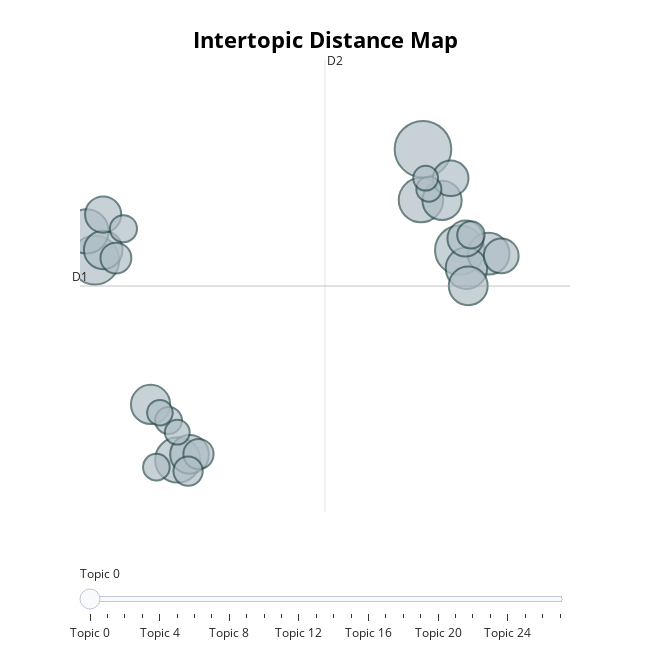

The code cell stored with this chart in its notebook:
### Code cell
kpop_kr_topic_model.visualize_topics()

### Figure 1 — Plotly figure (JSON) as saved in the notebook; plotly's stock layout.template omitted (floating-point values rounded to 4 significant figures; data arrays with more than 128 entries replaced by an {"elided": "..."} marker saying what was removed)
{"data": [{"customdata": {"elided": "28x5 mixed values"}, "hovertemplate": "<b>Topic %{customdata[2]}</b><br>Words: %{customdata[3]}<br>Size: %{customdata[4]}", "legendgroup": "", "marker": {"color": "#B0BEC5", "line": {"color": "DarkSlateGrey", "width": 2}, "size": [235, 179, 175, 150, 145, 143, 128, 126, 113, 113, 111, 110, 109, 96, 95, 93, 89, 70, 67, 63, 55, 54, 53, 52, 48, 46, 45, 45], "sizemode": "area", "sizeref": 0.1469, "symbol": "circle"}, "mode": "markers", "name": "", "orientation": "v", "showlegend": false, "type": "scatter", "x": [10.37, 11.38, 1.423, 3.683, 10.32, 1.196, 12.17, 11.56, 2.943, 10.9, 11.61, 4.005, 1.65, 1.648, 11.53, 11.13, 12.51, 1.997, 4.25, 3.966, 11.68, 2.202, 3.432, 3.101, 3.197, 10.54, 10.45, 3.671], "xaxis": "x", "y": [14.84, 12.32, 12.07, 7.081, 13.57, 12.79, 12.23, 11.87, 8.466, 13.56, 11.43, 7.22, 12.32, 13.21, 12.61, 14.11, 12.17, 12.12, 7.229, 6.802, 12.7, 12.85, 8.064, 6.901, 8.26, 13.84, 14.11, 7.774], "yaxis": "y"}], "layout": {"annotations": [{"showarrow": false, "text": "D1", "x": 1.017, "y": 11.42, "yshift": 10}, {"showarrow": false, "text": "D2", "x": 7.702, "xshift": 10, "y": 17.06}], "height": 650, "hoverlabel": {"bgcolor": "white", "font": {"family": "Rockwell", "size": 16}}, "legend": {"itemsizing": "constant", "tracegroupgap": 0}, "margin": {"t": 60}, "shapes": [{"line": {"color": "#CFD8DC", "width": 2}, "type": "line", "x0": 7.702, "x1": 7.702, "y0": 5.782, "y1": 17.06}, {"line": {"color": "#9E9E9E", "width": 2}, "type": "line", "x0": 1.017, "x1": 14.39, "y0": 11.42, "y1": 11.42}], "sliders": [{"active": 0, "pad": {"t": 50}, "steps": [{"args": [{"marker.color": [["red", "#B0BEC5", "#B0BEC5", "#B0BEC5", "#B0BEC5", "#B0BEC5", "#B0BEC5", "#B0BEC5", "#B0BEC5", "#B0BEC5", "#B0BEC5", "#B0BEC5", "#B0BEC5", "#B0BEC5", "#B0BEC5", "#B0BEC5", "#B0BEC5", "#B0BEC5", "#B0BEC5", "#B0BEC5", "#B0BEC5", "#B0BEC5", "#B0BEC5", "#B0BEC5", "#B0BEC5", "#B0BEC5", "#B0BEC5", "#B0BEC5"]]}], "label": "Topic 0", "method": "update"}, {"args": [{"marker.color": [["#B0BEC5", "red", "#B0BEC5", "#B0BEC5", "#B0BEC5", "#B0BEC5", "#B0BEC5", "#B0BEC5", "#B0BEC5", "#B0BEC5", "#B0BEC5", "#B0BEC5", "#B0BEC5", "#B0BEC5", "#B0BEC5", "#B0BEC5", "#B0BEC5", "#B0BEC5", "#B0BEC5", "#B0BEC5", "#B0BEC5", "#B0BEC5", "#B0BEC5", "#B0BEC5", "#B0BEC5", "#B0BEC5", "#B0BEC5", "#B0BEC5"]]}], "label": "Topic 1", "method": "update"}, {"args": [{"marker.color": [["#B0BEC5", "#B0BEC5", "red", "#B0BEC5", "#B0BEC5", "#B0BEC5", "#B0BEC5", "#B0BEC5", "#B0BEC5", "#B0BEC5", "#B0BEC5", "#B0BEC5", "#B0BEC5", "#B0BEC5", "#B0BEC5", "#B0BEC5", "#B0BEC5", "#B0BEC5", "#B0BEC5", "#B0BEC5", "#B0BEC5", "#B0BEC5", "#B0BEC5", "#B0BEC5", "#B0BEC5", "#B0BEC5", "#B0BEC5", "#B0BEC5"]]}], "label": "Topic 2", "method": "update"}, {"args": [{"marker.color": [["#B0BEC5", "#B0BEC5", "#B0BEC5", "red", "#B0BEC5", "#B0BEC5", "#B0BEC5", "#B0BEC5", "#B0BEC5", "#B0BEC5", "#B0BEC5", "#B0BEC5", "#B0BEC5", "#B0BEC5", "#B0BEC5", "#B0BEC5", "#B0BEC5", "#B0BEC5", "#B0BEC5", "#B0BEC5", "#B0BEC5", "#B0BEC5", "#B0BEC5", "#B0BEC5", "#B0BEC5", "#B0BEC5", "#B0BEC5", "#B0BEC5"]]}], "label": "Topic 3", "method": "update"}, {"args": [{"marker.color": [["#B0BEC5", "#B0BEC5", "#B0BEC5", "#B0BEC5", "red", "#B0BEC5", "#B0BEC5", "#B0BEC5", "#B0BEC5", "#B0BEC5", "#B0BEC5", "#B0BEC5", "#B0BEC5", "#B0BEC5", "#B0BEC5", "#B0BEC5", "#B0BEC5", "#B0BEC5", "#B0BEC5", "#B0BEC5", "#B0BEC5", "#B0BEC5", "#B0BEC5", "#B0BEC5", "#B0BEC5", "#B0BEC5", "#B0BEC5", "#B0BEC5"]]}], "label": "Topic 4", "method": "update"}, {"args": [{"marker.color": [["#B0BEC5", "#B0BEC5", "#B0BEC5", "#B0BEC5", "#B0BEC5", "red", "#B0BEC5", "#B0BEC5", "#B0BEC5", "#B0BEC5", "#B0BEC5", "#B0BEC5", "#B0BEC5", "#B0BEC5", "#B0BEC5", "#B0BEC5", "#B0BEC5", "#B0BEC5", "#B0BEC5", "#B0BEC5", "#B0BEC5", "#B0BEC5", "#B0BEC5", "#B0BEC5", "#B0BEC5", "#B0BEC5", "#B0BEC5", "#B0BEC5"]]}], "label": "Topic 5", "method": "update"}, {"args": [{"marker.color": [["#B0BEC5", "#B0BEC5", "#B0BEC5", "#B0BEC5", "#B0BEC5", "#B0BEC5", "red", "#B0BEC5", "#B0BEC5", "#B0BEC5", "#B0BEC5", "#B0BEC5", "#B0BEC5", "#B0BEC5", "#B0BEC5", "#B0BEC5", "#B0BEC5", "#B0BEC5", "#B0BEC5", "#B0BEC5", "#B0BEC5", "#B0BEC5", "#B0BEC5", "#B0BEC5", "#B0BEC5", "#B0BEC5", "#B0BEC5", "#B0BEC5"]]}], "label": "Topic 6", "method": "update"}, {"args": [{"marker.color": [["#B0BEC5", "#B0BEC5", "#B0BEC5", "#B0BEC5", "#B0BEC5", "#B0BEC5", "#B0BEC5", "red", "#B0BEC5", "#B0BEC5", "#B0BEC5", "#B0BEC5", "#B0BEC5", "#B0BEC5", "#B0BEC5", "#B0BEC5", "#B0BEC5", "#B0BEC5", "#B0BEC5", "#B0BEC5", "#B0BEC5", "#B0BEC5", "#B0BEC5", "#B0BEC5", "#B0BEC5", "#B0BEC5", "#B0BEC5", "#B0BEC5"]]}], "label": "Topic 7", "method": "update"}, {"args": [{"marker.color": [["#B0BEC5", "#B0BEC5", "#B0BEC5", "#B0BEC5", "#B0BEC5", "#B0BEC5", "#B0BEC5", "#B0BEC5", "red", "#B0BEC5", "#B0BEC5", "#B0BEC5", "#B0BEC5", "#B0BEC5", "#B0BEC5", "#B0BEC5", "#B0BEC5", "#B0BEC5", "#B0BEC5", "#B0BEC5", "#B0BEC5", "#B0BEC5", "#B0BEC5", "#B0BEC5", "#B0BEC5", "#B0BEC5", "#B0BEC5", "#B0BEC5"]]}], "label": "Topic 8", "method": "update"}, {"args": [{"marker.color": [["#B0BEC5", "#B0BEC5", "#B0BEC5", "#B0BEC5", "#B0BEC5", "#B0BEC5", "#B0BEC5", "#B0BEC5", "#B0BEC5", "red", "#B0BEC5", "#B0BEC5", "#B0BEC5", "#B0BEC5", "#B0BEC5", "#B0BEC5", "#B0BEC5", "#B0BEC5", "#B0BEC5", "#B0BEC5", "#B0BEC5", "#B0BEC5", "#B0BEC5", "#B0BEC5", "#B0BEC5", "#B0BEC5", "#B0BEC5", "#B0BEC5"]]}], "label": "Topic 9", "method": "update"}, {"args": [{"marker.color": [["#B0BEC5", "#B0BEC5", "#B0BEC5", "#B0BEC5", "#B0BEC5", "#B0BEC5", "#B0BEC5", "#B0BEC5", "#B0BEC5", "#B0BEC5", "red", "#B0BEC5", "#B0BEC5", "#B0BEC5", "#B0BEC5", "#B0BEC5", "#B0BEC5", "#B0BEC5", "#B0BEC5", "#B0BEC5", "#B0BEC5", "#B0BEC5", "#B0BEC5", "#B0BEC5", "#B0BEC5", "#B0BEC5", "#B0BEC5", "#B0BEC5"]]}], "label": "Topic 10", "method": "update"}, {"args": [{"marker.color": [["#B0BEC5", "#B0BEC5", "#B0BEC5", "#B0BEC5", "#B0BEC5", "#B0BEC5", "#B0BEC5", "#B0BEC5", "#B0BEC5", "#B0BEC5", "#B0BEC5", "red", "#B0BEC5", "#B0BEC5", "#B0BEC5", "#B0BEC5", "#B0BEC5", "#B0BEC5", "#B0BEC5", "#B0BEC5", "#B0BEC5", "#B0BEC5", "#B0BEC5", "#B0BEC5", "#B0BEC5", "#B0BEC5", "#B0BEC5", "#B0BEC5"]]}], "label": "Topic 11", "method": "update"}, {"args": [{"marker.color": [["#B0BEC5", "#B0BEC5", "#B0BEC5", "#B0BEC5", "#B0BEC5", "#B0BEC5", "#B0BEC5", "#B0BEC5", "#B0BEC5", "#B0BEC5", "#B0BEC5", "#B0BEC5", "red", "#B0BEC5", "#B0BEC5", "#B0BEC5", "#B0BEC5", "#B0BEC5", "#B0BEC5", "#B0BEC5", "#B0BEC5", "#B0BEC5", "#B0BEC5", "#B0BEC5", "#B0BEC5", "#B0BEC5", "#B0BEC5", "#B0BEC5"]]}], "label": "Topic 12", "method": "update"}, {"args": [{"marker.color": [["#B0BEC5", "#B0BEC5", "#B0BEC5", "#B0BEC5", "#B0BEC5", "#B0BEC5", "#B0BEC5", "#B0BEC5", "#B0BEC5", "#B0BEC5", "#B0BEC5", "#B0BEC5", "#B0BEC5", "red", "#B0BEC5", "#B0BEC5", "#B0BEC5", "#B0BEC5", "#B0BEC5", "#B0BEC5", "#B0BEC5", "#B0BEC5", "#B0BEC5", "#B0BEC5", "#B0BEC5", "#B0BEC5", "#B0BEC5", "#B0BEC5"]]}], "label": "Topic 13", "method": "update"}, {"args": [{"marker.color": [["#B0BEC5", "#B0BEC5", "#B0BEC5", "#B0BEC5", "#B0BEC5", "#B0BEC5", "#B0BEC5", "#B0BEC5", "#B0BEC5", "#B0BEC5", "#B0BEC5", "#B0BEC5", "#B0BEC5", "#B0BEC5", "red", "#B0BEC5", "#B0BEC5", "#B0BEC5", "#B0BEC5", "#B0BEC5", "#B0BEC5", "#B0BEC5", "#B0BEC5", "#B0BEC5", "#B0BEC5", "#B0BEC5", "#B0BEC5", "#B0BEC5"]]}], "label": "Topic 14", "method": "update"}, {"args": [{"marker.color": [["#B0BEC5", "#B0BEC5", "#B0BEC5", "#B0BEC5", "#B0BEC5", "#B0BEC5", "#B0BEC5", "#B0BEC5", "#B0BEC5", "#B0BEC5", "#B0BEC5", "#B0BEC5", "#B0BEC5", "#B0BEC5", "#B0BEC5", "red", "#B0BEC5", "#B0BEC5", "#B0BEC5", "#B0BEC5", "#B0BEC5", "#B0BEC5", "#B0BEC5", "#B0BEC5", "#B0BEC5", "#B0BEC5", "#B0BEC5", "#B0BEC5"]]}], "label": "Topic 15", "method": "update"}, {"args": [{"marker.color": [["#B0BEC5", "#B0BEC5", "#B0BEC5", "#B0BEC5", "#B0BEC5", "#B0BEC5", "#B0BEC5", "#B0BEC5", "#B0BEC5", "#B0BEC5", "#B0BEC5", "#B0BEC5", "#B0BEC5", "#B0BEC5", "#B0BEC5", "#B0BEC5", "red", "#B0BEC5", "#B0BEC5", "#B0BEC5", "#B0BEC5", "#B0BEC5", "#B0BEC5", "#B0BEC5", "#B0BEC5", "#B0BEC5", "#B0BEC5", "#B0BEC5"]]}], "label": "Topic 16", "method": "update"}, {"args": [{"marker.color": [["#B0BEC5", "#B0BEC5", "#B0BEC5", "#B0BEC5", "#B0BEC5", "#B0BEC5", "#B0BEC5", "#B0BEC5", "#B0BEC5", "#B0BEC5", "#B0BEC5", "#B0BEC5", "#B0BEC5", "#B0BEC5", "#B0BEC5", "#B0BEC5", "#B0BEC5", "red", "#B0BEC5", "#B0BEC5", "#B0BEC5", "#B0BEC5", "#B0BEC5", "#B0BEC5", "#B0BEC5", "#B0BEC5", "#B0BEC5", "#B0BEC5"]]}], "label": "Topic 17", "method": "update"}, {"args": [{"marker.color": [["#B0BEC5", "#B0BEC5", "#B0BEC5", "#B0BEC5", "#B0BEC5", "#B0BEC5", "#B0BEC5", "#B0BEC5", "#B0BEC5", "#B0BEC5", "#B0BEC5", "#B0BEC5", "#B0BEC5", "#B0BEC5", "#B0BEC5", "#B0BEC5", "#B0BEC5", "#B0BEC5", "red", "#B0BEC5", "#B0BEC5", "#B0BEC5", "#B0BEC5", "#B0BEC5", "#B0BEC5", "#B0BEC5", "#B0BEC5", "#B0BEC5"]]}], "label": "Topic 18", "method": "update"}, {"args": [{"marker.color": [["#B0BEC5", "#B0BEC5", "#B0BEC5", "#B0BEC5", "#B0BEC5", "#B0BEC5", "#B0BEC5", "#B0BEC5", "#B0BEC5", "#B0BEC5", "#B0BEC5", "#B0BEC5", "#B0BEC5", "#B0BEC5", "#B0BEC5", "#B0BEC5", "#B0BEC5", "#B0BEC5", "#B0BEC5", "red", "#B0BEC5", "#B0BEC5", "#B0BEC5", "#B0BEC5", "#B0BEC5", "#B0BEC5", "#B0BEC5", "#B0BEC5"]]}], "label": "Topic 19", "method": "update"}, {"args": [{"marker.color": [["#B0BEC5", "#B0BEC5", "#B0BEC5", "#B0BEC5", "#B0BEC5", "#B0BEC5", "#B0BEC5", "#B0BEC5", "#B0BEC5", "#B0BEC5", "#B0BEC5", "#B0BEC5", "#B0BEC5", "#B0BEC5", "#B0BEC5", "#B0BEC5", "#B0BEC5", "#B0BEC5", "#B0BEC5", "#B0BEC5", "red", "#B0BEC5", "#B0BEC5", "#B0BEC5", "#B0BEC5", "#B0BEC5", "#B0BEC5", "#B0BEC5"]]}], "label": "Topic 20", "method": "update"}, {"args": [{"marker.color": [["#B0BEC5", "#B0BEC5", "#B0BEC5", "#B0BEC5", "#B0BEC5", "#B0BEC5", "#B0BEC5", "#B0BEC5", "#B0BEC5", "#B0BEC5", "#B0BEC5", "#B0BEC5", "#B0BEC5", "#B0BEC5", "#B0BEC5", "#B0BEC5", "#B0BEC5", "#B0BEC5", "#B0BEC5", "#B0BEC5", "#B0BEC5", "red", "#B0BEC5", "#B0BEC5", "#B0BEC5", "#B0BEC5", "#B0BEC5", "#B0BEC5"]]}], "label": "Topic 21", "method": "update"}, {"args": [{"marker.color": [["#B0BEC5", "#B0BEC5", "#B0BEC5", "#B0BEC5", "#B0BEC5", "#B0BEC5", "#B0BEC5", "#B0BEC5", "#B0BEC5", "#B0BEC5", "#B0BEC5", "#B0BEC5", "#B0BEC5", "#B0BEC5", "#B0BEC5", "#B0BEC5", "#B0BEC5", "#B0BEC5", "#B0BEC5", "#B0BEC5", "#B0BEC5", "#B0BEC5", "red", "#B0BEC5", "#B0BEC5", "#B0BEC5", "#B0BEC5", "#B0BEC5"]]}], "label": "Topic 22", "method": "update"}, {"args": [{"marker.color": [["#B0BEC5", "#B0BEC5", "#B0BEC5", "#B0BEC5", "#B0BEC5", "#B0BEC5", "#B0BEC5", "#B0BEC5", "#B0BEC5", "#B0BEC5", "#B0BEC5", "#B0BEC5", "#B0BEC5", "#B0BEC5", "#B0BEC5", "#B0BEC5", "#B0BEC5", "#B0BEC5", "#B0BEC5", "#B0BEC5", "#B0BEC5", "#B0BEC5", "#B0BEC5", "red", "#B0BEC5", "#B0BEC5", "#B0BEC5", "#B0BEC5"]]}], "label": "Topic 23", "method": "update"}, {"args": [{"marker.color": [["#B0BEC5", "#B0BEC5", "#B0BEC5", "#B0BEC5", "#B0BEC5", "#B0BEC5", "#B0BEC5", "#B0BEC5", "#B0BEC5", "#B0BEC5", "#B0BEC5", "#B0BEC5", "#B0BEC5", "#B0BEC5", "#B0BEC5", "#B0BEC5", "#B0BEC5", "#B0BEC5", "#B0BEC5", "#B0BEC5", "#B0BEC5", "#B0BEC5", "#B0BEC5", "#B0BEC5", "red", "#B0BEC5", "#B0BEC5", "#B0BEC5"]]}], "label": "Topic 24", "method": "update"}, {"args": [{"marker.color": [["#B0BEC5", "#B0BEC5", "#B0BEC5", "#B0BEC5", "#B0BEC5", "#B0BEC5", "#B0BEC5", "#B0BEC5", "#B0BEC5", "#B0BEC5", "#B0BEC5", "#B0BEC5", "#B0BEC5", "#B0BEC5", "#B0BEC5", "#B0BEC5", "#B0BEC5", "#B0BEC5", "#B0BEC5", "#B0BEC5", "#B0BEC5", "#B0BEC5", "#B0BEC5", "#B0BEC5", "#B0BEC5", "red", "#B0BEC5", "#B0BEC5"]]}], "label": "Topic 25", "method": "update"}, {"args": [{"marker.color": [["#B0BEC5", "#B0BEC5", "#B0BEC5", "#B0BEC5", "#B0BEC5", "#B0BEC5", "#B0BEC5", "#B0BEC5", "#B0BEC5", "#B0BEC5", "#B0BEC5", "#B0BEC5", "#B0BEC5", "#B0BEC5", "#B0BEC5", "#B0BEC5", "#B0BEC5", "#B0BEC5", "#B0BEC5", "#B0BEC5", "#B0BEC5", "#B0BEC5", "#B0BEC5", "#B0BEC5", "#B0BEC5", "#B0BEC5", "red", "#B0BEC5"]]}], "label": "Topic 26", "method": "update"}, {"args": [{"marker.color": [["#B0BEC5", "#B0BEC5", "#B0BEC5", "#B0BEC5", "#B0BEC5", "#B0BEC5", "#B0BEC5", "#B0BEC5", "#B0BEC5", "#B0BEC5", "#B0BEC5", "#B0BEC5", "#B0BEC5", "#B0BEC5", "#B0BEC5", "#B0BEC5", "#B0BEC5", "#B0BEC5", "#B0BEC5", "#B0BEC5", "#B0BEC5", "#B0BEC5", "#B0BEC5", "#B0BEC5", "#B0BEC5", "#B0BEC5", "#B0BEC5", "red"]]}], "label": "Topic 27", "method": "update"}]}], "title": {"font": {"color": "Black", "size": 22}, "text": "<b>Intertopic Distance Map", "x": 0.5, "xanchor": "center", "y": 0.95, "yanchor": "top"}, "width": 650, "xaxis": {"anchor": "y", "domain": [0, 1], "range": [1.017, 14.39], "title": {"text": ""}, "visible": false}, "yaxis": {"anchor": "x", "domain": [0, 1], "range": [5.782, 17.06], "title": {"text": ""}, "visible": false}}}
